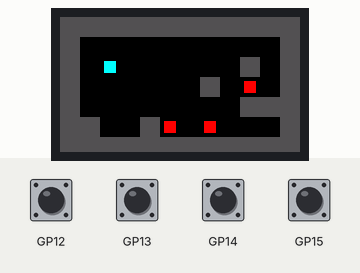
A program run on a simulated Raspberry Pi Pico running MicroPython. Parts: 240×135 colour display. The test bench sets the inputs (shaded band). Random numbers come from a fixed seed.

Above: at 1.2 s.
1.3 s: button B pressed for 1 s
At 3.2 s:
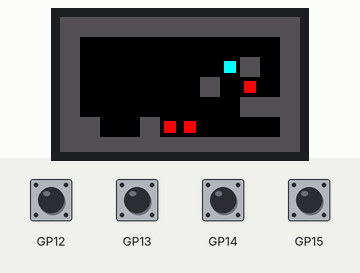
3.8 s: button A pressed for 0.2 s
At 5.3 s:
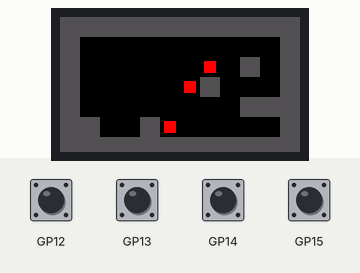
5.5 s: button X pressed for 0.2 s
At 6.2 s:
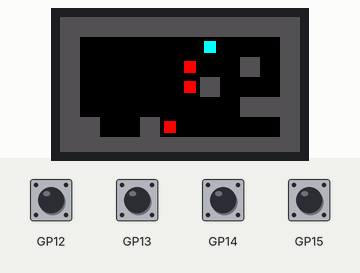
7.2 s: button Y pressed for 0.2 s
At 8.7 s:
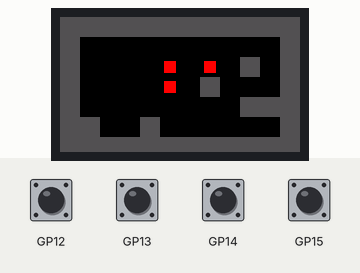
8.9 s: button A pressed for 1 s
At 11.0 s:
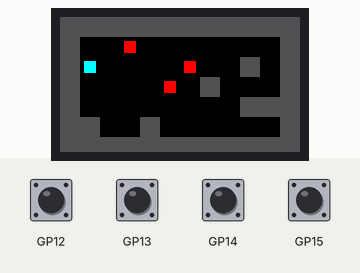
11.4 s: button B pressed for 0.2 s
At 12.9 s:
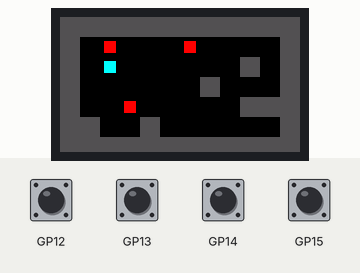
Timing chart, 0 to 14.1 s (numbered marks = the images above; inputs shaded):
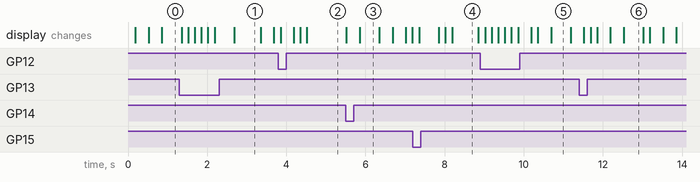

Measured:
- what the display in image 1 shows lasts 0.7 s, from 2.7 s to 3.4 s
- what the display in image 3 shows lasts 0.5 s, from 5.9 s to 6.4 s

The program:

main.py
```python
import picodisplay as display
import utime
import urandom

# --- setup display ---
buf = bytearray(display.get_width() * display.get_height() * 2)
display.init(buf)

WIDTH, HEIGHT = display.get_width(), display.get_height()
TILE = 20
MAP_W, MAP_H = 12, 7

# --- simple map generation ---
world = []
for y in range(MAP_H):
    row = []
    for x in range(MAP_W):
        if x == 0 or y == 0 or x == MAP_W - 1 or y == MAP_H - 1 or urandom.getrandbits(4) == 0:
            row.append(1)  # wall
        else:
            row.append(0)  # floor
    world.append(row)

# --- entities ---
player = {
    "x": 2,
    "y": 2,
    "color": display.create_pen(0, 255, 255)
}

bots = []
for i in range(3):
    bots.append({"x": 5 + i * 2, "y": 4, "state": "patrol",
                 "timer": 0, "color": display.create_pen(255, 0, 0)})

# --- helpers ---
def is_wall(x, y):
    if x < 0 or y < 0 or x >= MAP_W or y >= MAP_H:
        return True
    return world[y][x] == 1

def move_entity(ent, dx, dy):
    nx, ny = ent["x"] + dx, ent["y"] + dy
    if not is_wall(nx, ny):
        ent["x"], ent["y"] = nx, ny

# --- drawing ---
def draw_world():
    for y in range(MAP_H):
        for x in range(MAP_W):
            if world[y][x] == 1:
                display.set_pen(display.create_pen(80, 80, 80))  # wall
            else:
                display.set_pen(display.create_pen(0, 0, 0))  # floor
            display.rectangle(x * TILE, y * TILE, TILE, TILE)

def draw_entity(e):
    display.set_pen(e["color"])
    display.rectangle(e["x"] * TILE + 4, e["y"] * TILE + 4, TILE - 8, TILE - 8)

# --- bots AI ---
def update_bots():
    for b in bots:
        b["timer"] -= 1
        if b["timer"] <= 0:
            if urandom.getrandbits(4) == 0:  # ~1/16 chance
                b["state"] = "stalk"
            else:
                b["state"] = "patrol"
            b["timer"] = 10 + urandom.getrandbits(3)

        if b["state"] == "patrol":
            if urandom.getrandbits(2) == 0:
                dirs = [(1,0),(-1,0),(0,1),(0,-1)]
                dx,dy = dirs[urandom.getrandbits(2)]
                move_entity(b, dx, dy)
        elif b["state"] == "stalk":
            dx = 1 if player["x"] > b["x"] else -1 if player["x"] < b["x"] else 0
            dy = 1 if player["y"] > b["y"] else -1 if player["y"] < b["y"] else 0
            if urandom.getrandbits(1):
                move_entity(b, dx, 0)
            else:
                move_entity(b, 0, dy)

# --- input ---
def update_player():
    if display.is_pressed(display.BUTTON_A): move_entity(player, -1, 0)
    if display.is_pressed(display.BUTTON_B): move_entity(player, 1, 0)
    if display.is_pressed(display.BUTTON_X): move_entity(player, 0, -1)
    if display.is_pressed(display.BUTTON_Y): move_entity(player, 0, 1)

# --- main loop ---
while True:
    update_player()
    update_bots()

    display.set_pen(display.create_pen(0,0,0))
    display.clear()

    draw_world()
    draw_entity(player)
    for b in bots: draw_entity(b)

    display.update()
    utime.sleep(0.15)
```
